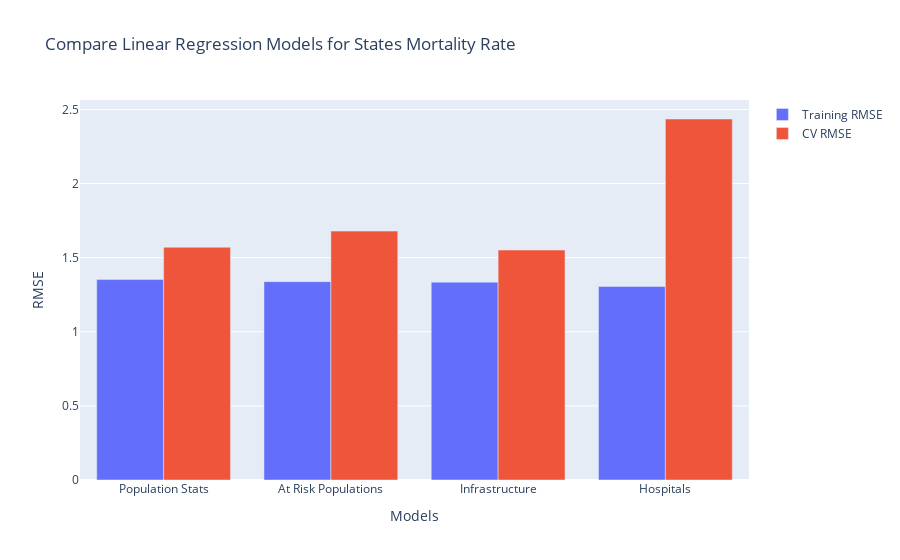

Notebook cell for this chart:
### Markdown cell above
### Comparing State Linear Regression Models

### Code cell
x_labels = ['Population Stats','At Risk Populations','Infrastructure','Hospitals']
training_err = [pop_error, risk_error, infrastructure_error, hospital_error]
cv_err = [pop_cv_error, risk_cv_error, infrastructure_cv_error, hospital_cv_error]

states_fig = go.Figure([
        go.Bar(x = x_labels, y = training_err, name='Training RMSE'),
        go.Bar(x = x_labels, y = cv_err, name='CV RMSE')])
states_fig.update_layout(
        title = 'Compare Linear Regression Models for States Mortality Rate',
        xaxis_title='Models',
        yaxis_title='RMSE')

### Figure 1 — Plotly figure (JSON) as saved in the notebook; plotly's stock layout.template omitted (floating-point values rounded to 4 significant figures)
{"data": [{"name": "Training RMSE", "type": "bar", "x": ["Population Stats", "At Risk Populations", "Infrastructure", "Hospitals"], "y": [1.352, 1.338, 1.335, 1.306]}, {"name": "CV RMSE", "type": "bar", "x": ["Population Stats", "At Risk Populations", "Infrastructure", "Hospitals"], "y": [1.57, 1.679, 1.551, 2.436]}], "layout": {"title": {"text": "Compare Linear Regression Models for States Mortality Rate"}, "xaxis": {"title": {"text": "Models"}}, "yaxis": {"title": {"text": "RMSE"}}}}
